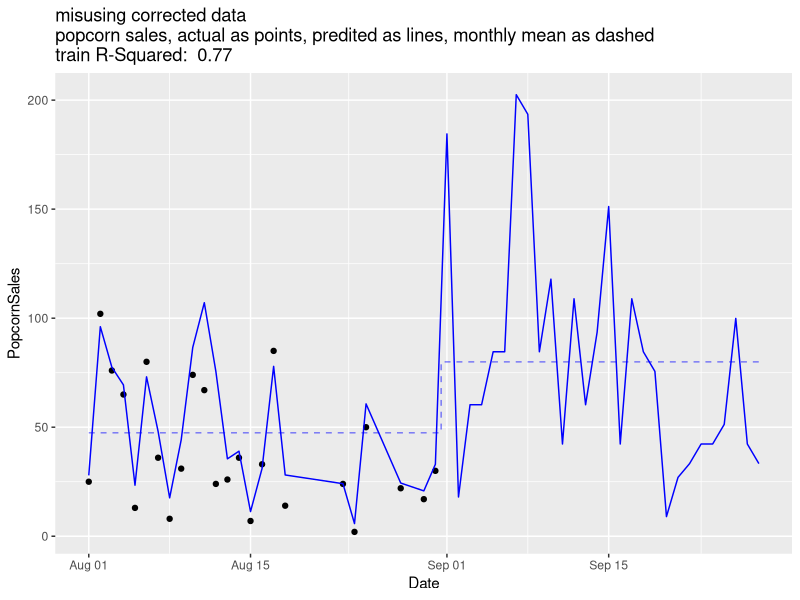
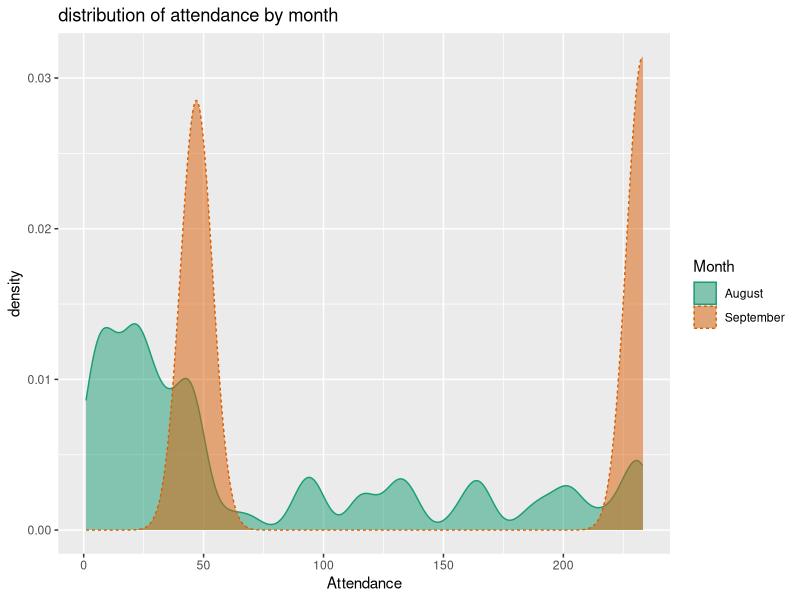
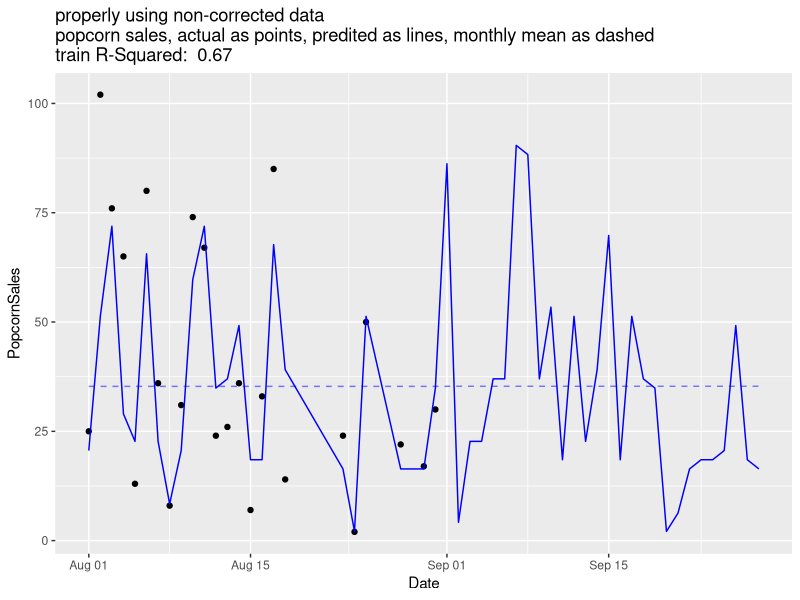

Reproduce these figures in R, in order.
## ---- chunk 1
# attach our packages
library(ggplot2)
library(dplyr)
## ---- chunk 2
# read our data
d <- read.csv(
  'Roxie_schedule_as_known_after_August.csv', 
  strip.white = TRUE, 
  stringsAsFactors = FALSE)
d$Date <- as.Date(d$Date)

d |>
  head() |>
  knitr::kable()
## ---- chunk 3
# join in popcorn sales records
popcorn_sales <- read.csv(
  'popcorn_sales.csv', 
  strip.white = TRUE, 
  stringsAsFactors = FALSE)
popcorn_sales$Date <- as.Date(popcorn_sales$Date)

popcorn_sales |>
  head() |>
  knitr::kable()

d_train <- d |>
  filter(is.na(Attendance) == FALSE) |>
  group_by(Date) |>
  summarize(Attendance = sum(Attendance)) |>
  inner_join(popcorn_sales, by='Date')

d_train |>
  head() |>
  knitr::kable()
## ---- chunk 4
# model popcorn sales as a function of attendance
model <- lm(PopcornSales ~ Attendance, data=d_train)
d$PredictedPopcorn <- round(pmax(0, predict(model, newdata=d)), digits=1)
train_R2 <- summary(model)$adj.r.squared
summary(model)
## ---- chunk 5
d_daily <- d |> 
  group_by(Date) |>
  summarize(PredictedPopcorn = sum(PredictedPopcorn)) |>
  ungroup() |>
  full_join(popcorn_sales, by='Date') |>
  mutate(Month = format(Date, '%B')) |>
  group_by(Month) |>
  mutate(
    MeanPredictedPopcorn = mean(PredictedPopcorn), 
    MeanPopcornSales = mean(PopcornSales)) |>
  ungroup()
ggplot(
  data=d_daily,
  mapping=aes(x=Date)) +
  geom_point(mapping=aes(y=PopcornSales)) +
  geom_line(mapping=aes(y=PredictedPopcorn), color='Blue') +
  geom_step(mapping=aes(y=MeanPredictedPopcorn), direction='mid', color='Blue', alpha=0.5, linetype=2) +
  ggtitle(paste(
    'misusing corrected data\npopcorn sales, actual as points, predited as lines, monthly mean as dashed\ntrain R-Squared: ',
    sprintf('%.2f', train_R2)))
## ---- chunk 6
d_plot = d
d_plot$Month = format(d_plot$Date, '%B')

ggplot(
  data=d_plot,
  mapping=aes(x=Attendance, color=Month, fill=Month, linetype=Month)) +
  geom_density(adjust = 0.2, alpha=0.5) +
  scale_color_brewer(type="qual", palette="Dark2") + 
  scale_fill_brewer(type="qual", palette="Dark2") +
  ggtitle("distribution of attendance by month")
## ---- chunk 7
d |>
  tail() |>
  knitr::kable()
## ---- chunk 8
table(Attendance = d[format(d$Date, '%B') == 'September', 'Attendance']) |>
  knitr::kable()
## ---- chunk 9
# read our data
d_est <- read.csv(
  'Roxie_schedule_as_known_before_August.csv', 
  strip.white = TRUE, 
  stringsAsFactors = FALSE)
d_est$Date <- as.Date(d$Date, format='%Y-%B-%d')

d_est |>
  head() |>
  knitr::kable()
## ---- chunk 10
# predict popcorn sales as a function of attendance
d_est_train <- d_est |>
  filter(is.na(EstimatedAttendance) == FALSE) |>
  group_by(Date) |>
  summarize(EstimatedAttendance = sum(EstimatedAttendance)) |>
  inner_join(popcorn_sales, by='Date')

model_est <- lm(PopcornSales ~ EstimatedAttendance, data=d_est_train)
d_est$PredictedPopcorn <- round(pmax(0, predict(model_est, newdata=d_est)), digits=1)
train_est_R2 <- summary(model_est)$adj.r.squared
## ---- chunk 11
d_est_daily <- d_est |> 
  group_by(Date) |>
  summarize(PredictedPopcorn = sum(PredictedPopcorn)) |>
  ungroup() |>
  full_join(popcorn_sales, by='Date') |>
  mutate(Month = format(Date, '%B')) |>
  group_by(Month) |>
  mutate(
    MeanPredictedPopcorn = mean(PredictedPopcorn), 
    MeanPopcornSales = mean(PopcornSales)) |>
  ungroup()
ggplot(
  data=d_est_daily,
  mapping=aes(x=Date)) +
  geom_point(mapping=aes(y=PopcornSales)) +
  geom_line(mapping=aes(y=PredictedPopcorn), color='Blue') +
  geom_step(mapping=aes(y=MeanPredictedPopcorn), directon='mid', color='Blue', alpha=0.5, linetype=2) +
  ggtitle(paste(
    'properly using non-corrected data\npopcorn sales, actual as points, predited as lines, monthly mean as dashed\ntrain R-Squared: ', 
    sprintf('%.2f', train_est_R2)))
